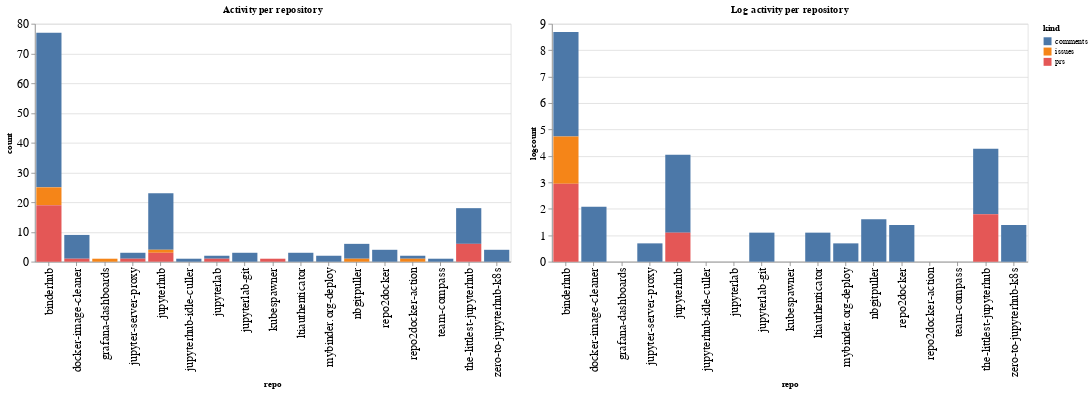

Notebook code cell kept with this figure:
### Code cell
ch1 = alt.Chart(repo_summaries, width=600, title="Activity per repository").mark_bar().encode(
    x='repo',
    y='count',
    color='kind',
    tooltip="kind"
)

ch2 = alt.Chart(repo_summaries, width=600, title="Log activity per repository").mark_bar().encode(
    x='repo',
    y='logcount',
    color='kind',
    tooltip="kind"
)

ch1 | ch2

### Figure 1 — Vega-Lite specification as saved in the notebook (floating-point values rounded to 4 significant figures)
{"config": {"axisLeft": {"labelFontSize": 15}, "axisBottom": {"labelFontSize": 15}}, "hconcat": [{"mark": "bar", "encoding": {"color": {"type": "nominal", "field": "kind"}, "tooltip": {"type": "nominal", "field": "kind"}, "x": {"type": "nominal", "field": "repo"}, "y": {"type": "quantitative", "field": "count"}}, "title": "Activity per repository", "width": 600}, {"mark": "bar", "encoding": {"color": {"type": "nominal", "field": "kind"}, "tooltip": {"type": "nominal", "field": "kind"}, "x": {"type": "nominal", "field": "repo"}, "y": {"type": "quantitative", "field": "logcount"}}, "title": "Log activity per repository", "width": 600}], "data": {"name": "data-80f22c25850da23e3788bf1bcd680ccd"}, "$schema": "https://vega.github.io/schema/vega-lite/v4.8.1.json", "datasets": {"data-80f22c25850da23e3788bf1bcd680ccd": [{"repo": "binderhub", "kind": "comments", "count": 52, "logcount": 3.951}, {"repo": "binderhub", "kind": "issues", "count": 6, "logcount": 1.792}, {"repo": "binderhub", "kind": "prs", "count": 19, "logcount": 2.944}, {"repo": "docker-image-cleaner", "kind": "comments", "count": 8, "logcount": 2.079}, {"repo": "docker-image-cleaner", "kind": "prs", "count": 1, "logcount": 0.0}, {"repo": "grafana-dashboards", "kind": "issues", "count": 1, "logcount": 0.0}, {"repo": "jupyter-server-proxy", "kind": "comments", "count": 2, "logcount": 0.6931}, {"repo": "jupyter-server-proxy", "kind": "prs", "count": 1, "logcount": 0.0}, {"repo": "jupyterhub", "kind": "comments", "count": 19, "logcount": 2.944}, {"repo": "jupyterhub", "kind": "issues", "count": 1, "logcount": 0.0}, {"repo": "jupyterhub", "kind": "prs", "count": 3, "logcount": 1.099}, {"repo": "jupyterhub-idle-culler", "kind": "comments", "count": 1, "logcount": 0.0}, {"repo": "jupyterlab", "kind": "comments", "count": 1, "logcount": 0.0}, {"repo": "jupyterlab", "kind": "prs", "count": 1, "logcount": 0.0}, {"repo": "jupyterlab-git", "kind": "comments", "count": 3, "logcount": 1.099}, {"repo": "kubespawner", "kind": "prs", "count": 1, "logcount": 0.0}, {"repo": "ltiauthenticator", "kind": "comments", "count": 3, "logcount": 1.099}, {"repo": "mybinder.org-deploy", "kind": "comments", "count": 2, "logcount": 0.6931}, {"repo": "nbgitpuller", "kind": "comments", "count": 5, "logcount": 1.609}, {"repo": "nbgitpuller", "kind": "issues", "count": 1, "logcount": 0.0}, {"repo": "repo2docker", "kind": "comments", "count": 4, "logcount": 1.386}, {"repo": "repo2docker-action", "kind": "comments", "count": 1, "logcount": 0.0}, {"repo": "repo2docker-action", "kind": "issues", "count": 1, "logcount": 0.0}, {"repo": "team-compass", "kind": "comments", "count": 1, "logcount": 0.0}, {"repo": "the-littlest-jupyterhub", "kind": "comments", "count": 12, "logcount": 2.485}, {"repo": "the-littlest-jupyterhub", "kind": "prs", "count": 6, "logcount": 1.792}, {"repo": "zero-to-jupyterhub-k8s", "kind": "comments", "count": 4, "logcount": 1.386}]}}
